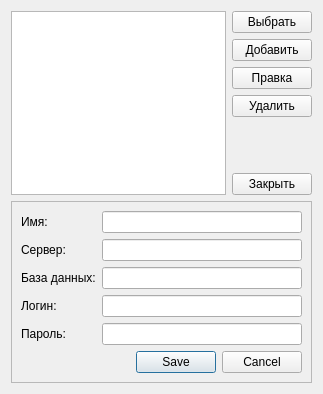
<?xml version="1.0" encoding="UTF-8"?>
<ui version="4.0">
 <class>ConnectionDialog</class>
 <widget class="QDialog" name="ConnectionDialog">
  <property name="geometry">
   <rect>
    <x>0</x>
    <y>0</y>
    <width>323</width>
    <height>394</height>
   </rect>
  </property>
  <property name="windowTitle">
   <string>Dialog</string>
  </property>
  <layout class="QGridLayout" name="gridLayout_2">
   <item row="0" column="0">
    <widget class="QListView" name="listView"/>
   </item>
   <item row="0" column="1">
    <layout class="QVBoxLayout" name="verticalLayout">
     <item>
      <widget class="QPushButton" name="pushButtonSelect">
       <property name="text">
        <string>Выбрать</string>
       </property>
      </widget>
     </item>
     <item>
      <widget class="QPushButton" name="pushButtonAdd">
       <property name="text">
        <string>Добавить</string>
       </property>
      </widget>
     </item>
     <item>
      <widget class="QPushButton" name="pushButtonEdit">
       <property name="text">
        <string>Правка</string>
       </property>
      </widget>
     </item>
     <item>
      <widget class="QPushButton" name="pushButtonDelete">
       <property name="text">
        <string>Удалить</string>
       </property>
      </widget>
     </item>
     <item>
      <spacer name="verticalSpacer">
       <property name="orientation">
        <enum>Qt::Vertical</enum>
       </property>
       <property name="sizeHint" stdset="0">
        <size>
         <width>20</width>
         <height>40</height>
        </size>
       </property>
      </spacer>
     </item>
     <item>
      <widget class="QPushButton" name="pushButtonClose">
       <property name="text">
        <string>Закрыть</string>
       </property>
      </widget>
     </item>
    </layout>
   </item>
   <item row="1" column="0" colspan="2">
    <widget class="QFrame" name="frame">
     <property name="frameShape">
      <enum>QFrame::StyledPanel</enum>
     </property>
     <property name="frameShadow">
      <enum>QFrame::Raised</enum>
     </property>
     <layout class="QGridLayout" name="gridLayout">
      <item row="0" column="0">
       <layout class="QFormLayout" name="formLayout">
        <item row="0" column="0">
         <widget class="QLabel" name="label">
          <property name="text">
           <string>Имя:</string>
          </property>
         </widget>
        </item>
        <item row="0" column="1">
         <widget class="QLineEdit" name="lineEditName"/>
        </item>
        <item row="1" column="0">
         <widget class="QLabel" name="label_2">
          <property name="text">
           <string>Сервер:</string>
          </property>
         </widget>
        </item>
        <item row="1" column="1">
         <widget class="QLineEdit" name="lineEditServer"/>
        </item>
        <item row="2" column="0">
         <widget class="QLabel" name="label_3">
          <property name="text">
           <string>База данных:</string>
          </property>
         </widget>
        </item>
        <item row="2" column="1">
         <widget class="QLineEdit" name="lineEditDataBase"/>
        </item>
        <item row="3" column="0">
         <widget class="QLabel" name="label_4">
          <property name="text">
           <string>Логин:</string>
          </property>
         </widget>
        </item>
        <item row="3" column="1">
         <widget class="QLineEdit" name="lineEditLogin"/>
        </item>
        <item row="4" column="0">
         <widget class="QLabel" name="label_5">
          <property name="text">
           <string>Пароль:</string>
          </property>
         </widget>
        </item>
        <item row="4" column="1">
         <widget class="QLineEdit" name="lineEditPassword"/>
        </item>
       </layout>
      </item>
      <item row="1" column="0">
       <widget class="QDialogButtonBox" name="buttonBox">
        <property name="orientation">
         <enum>Qt::Horizontal</enum>
        </property>
        <property name="standardButtons">
         <set>QDialogButtonBox::Cancel|QDialogButtonBox::Save</set>
        </property>
        <property name="centerButtons">
         <bool>false</bool>
        </property>
       </widget>
      </item>
     </layout>
    </widget>
   </item>
  </layout>
 </widget>
 <resources/>
 <connections/>
</ui>
